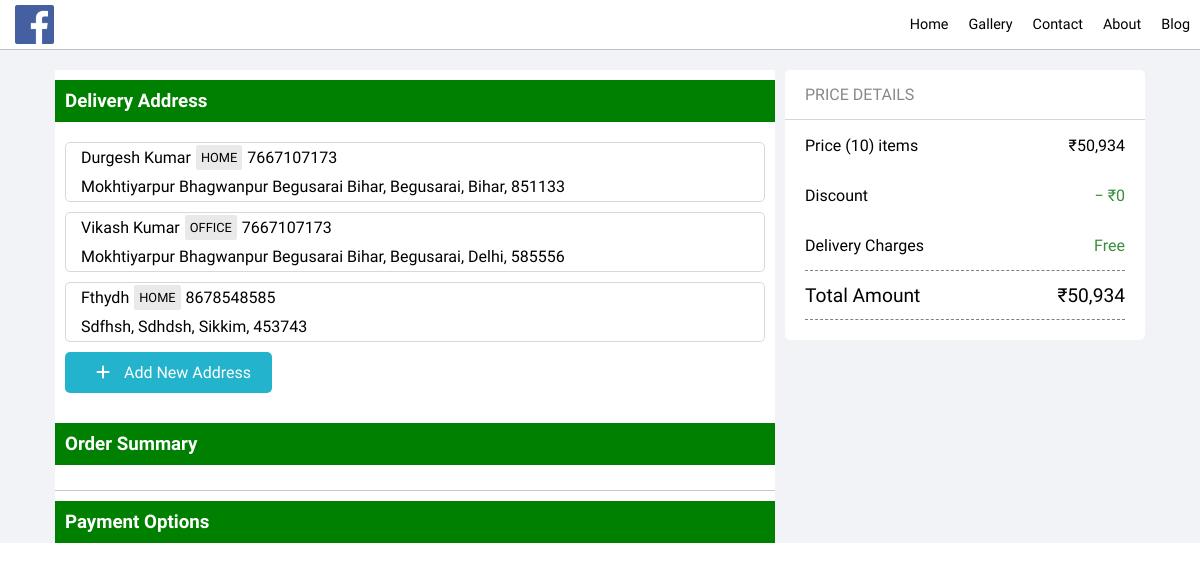
The page /php/cartOrderPage.php (signed in) on the database its author committed.
### tables this page shows
CREATE TABLE `address` (
  `address_id` int(11) NOT NULL,
  `user_id` int(11) NOT NULL,
  `name` varchar(255) NOT NULL,
  `mobile` varchar(10) NOT NULL,
  `pin_code` varchar(11) NOT NULL,
  `locality` text NOT NULL,
  `address` text NOT NULL,
  `city` varchar(255) NOT NULL,
  `state` varchar(255) NOT NULL,
  `country` varchar(255) NOT NULL DEFAULT 'India',
  `address_type` varchar(255) NOT NULL,
  `is_deleted` tinyint(1) NOT NULL DEFAULT 0,
  `timestamp` timestamp NOT NULL DEFAULT current_timestamp()
);

### php/cartOrderPage.php (the view, shortened to what this page needs)
<!DOCTYPE html>
<html lang="en">
<head>
    <link rel="stylesheet" href="../css/style.css">
    <link rel="stylesheet" href="../css/orderPage.css">
</head>
<body>
    <div class="container">
        <div class="header">
            <div class="upper-header">
                <div class="logo-container">
                    <div class="logo">
                        <img src="../img/facebook-icon.png" alt="">
                    </div>
                </div>
                <div class="nav-bar-container">
                    <div class="nav-item">
                        <a href="/e-commerce">Home</a>
                    </div>
                    <div class="nav-item">
                        <a href="#">Gallery</a>
                    </div>
                    <div class="nav-item">
                        <a href="#contact-us">Contact</a>
                    </div>
                    <div class="nav-item">
                        <a href="#">About</a>
                    </div>
                    <div class="nav-item">
                        <a href="#">Blog</a>
                    </div>
                </div>
            </div>
        </div>
        <div class="middle">
            <div class="order-details-page-container">
                <div class="order-details-container">
                    <h3>Delivery Address</h3>
                    <div class="address-container">
                        <?php
                            include("dbconnect/connection.php");
                            $sql="select * from address where user_id={$_SESSION['user_id']} and is_deleted=0";
                            $result=mysqli_query($conn, $sql);
                            if(mysqli_num_rows($result)>0)
                            {
                                echo '
                                    <div class="existing-address-container">
                                ';
                                $count=1;
                                while($row=mysqli_fetch_assoc($result))
                                {
                                    echo '
                                        <div class="existing-address">
                                            <input type="radio" name="address" id="address-id-'.$count.'" value="'.$row['address_id'].'">
                                            <label for="address-id-'.$count.'">
                                                <div class="address-line-1">
                                                    <p class="name">'.ucwords($row['name']).'</p>
                                                    <p class="address-type">'.strtoupper($row['address_type']).'</p>
                                                    <p class="number">'.$row['mobile'].'</p>
                                                </div>
                                                <div class="address-line-2">
                                                    <p class="full-address">'.ucwords($row['address']).', '.ucwords($row['city']).', '.$row['state'].', <span>'.ucwords($row['pin_code']).'</span></p>
                                                </div>
                                            </label>
                                        </div>
                                    ';
                                    $count++;
                                }
                                echo '
                                    <div class="add-new-address-container">
                                        <button id="add-new-address-btn"><i class="fa-solid fa-plus"></i> Add New Address</button>
                                    </div>
                                    </div>
                                ';
                            }
                        ?>
                    </div>
                    <h3>Order Summary</h3>
                    <div class="cart-item">
                    </div>
                    <h3>Payment Options</h3>
                </div>
                <?php
                    $sql="select * from cart where user_id={$_SESSION['user_id']} and is_deleted=0";
                    $result=mysqli_query($conn, $sql);
                    if(mysqli_num_rows($result)>0)
                    {
                        $total_price=0;
                        while($row=mysqli_fetch_assoc($result))
                        {
                            $total_price +=$row['total_price'];
                        }
                    }
                ?>
                <div class="cart-price-details-container">
                    <div class="price-details-heading">
                        Price Details
                    </div>
                    <div class="price-details-info-container">
                        <div class="price-info">
                            <div class="product-count">Price (<?php echo mysqli_num_rows($result); ?>) items</div>
                            <div class="price-ammount">₹<?php echo number_format($total_price) ?></div>
                        </div>
                        <div class="discount-info">
                            <div class="discount-name">Discount</div>
                            <div class="discount-ammount">&minus; ₹0</div>
                        </div>
                        <div class="delivery-info">
                            <div class="delivery-name">Delivery Charges</div>
                            <div class="delivery-ammount">Free</div>
                        </div>
                        <div class="total-price-info">
                            <div class="total-price-name">Total Amount</div>
                            <div class="total-ammount">₹<?php echo number_format($total_price) ?></div>
                        </div>
                    </div>
                </div>
            </div>
        </div>
    </div>
</body>
</html>

### css/style.css (style rules this page uses)
* { margin: 0; padding: 0; box-sizing: border-box; font-family: 'Ubuntu', sans-serif; scroll-behavior: smooth; }
.container { width: 100%; height: auto; display: flex; flex-direction: column; background-color: #f1f3f6; }
.header { width: 100%; height: 100px; min-height: 100px; display: flex; flex-direction: column; }
.upper-header { width: 100%; height: 50%; background-color: rgb(255, 255, 255); border-bottom: 1px solid #c0c0c0; display: flex; flex-direction: row; justify-content: space-between; }
.logo-container { width: 20%; height: 100%; color: #fff; display: flex; flex-direction: row; justify-content: flex-start; align-items: center; padding-left: 10px; }
.logo { width: auto; height: 100%; padding: 5px; }
.logo img { width: auto; height: 100%; }
.nav-bar-container { width: fit-content; height: 100%; display: flex; flex-direction: row; justify-content: right; align-items: center; }
.nav-item { width: auto; height: 100%; display: flex; flex-direction: row; justify-content: center; align-items: center; }
.nav-item a { width: 100%; height: 100%; padding: 10px; color: #000000; display: flex; flex-direction: row; justify-content: center; align-items: center; text-decoration: none; font-size: 0.9rem; font-weight: 400; }
.middle { width: 100%; height: auto; }
.cart-item { width: 100%; height: auto; background-color: #ffffff; margin: 5px 0; padding: 10px; display: flex; flex-direction: column; border-bottom: 1px solid #c7c7c7; }
.cart-price-details-container { width: 30%; height: fit-content; background-color: #ffffff; display: flex; flex-direction: column; margin-left: 10px; margin-top: 20px; padding-bottom: 20px; position: sticky; top: 0; border-radius: 5px; }
.price-details-heading { width: 100%; height: 50px; color: #888888; display: flex; justify-content: left; align-items: center; padding-left: 20px; text-transform: uppercase; font-weight: 500; border-bottom: 1px solid #d6d6d6; }
.price-details-info-container { width: 100%; height: auto; display: flex; flex-direction: column; padding: 0 20px; }
.price-info, .discount-info, .delivery-info, .total-price-info { width: 100%; height: 50px; min-height: 50px; display: flex; justify-content: space-between; align-items: center; }
.discount-ammount { color: #388e3c; }
.delivery-ammount { color: #388e3c; }
.total-price-info { border-top: 1px dashed gray; border-bottom: 1px dashed gray; }
.total-price-name, .total-ammount { font-size: 1.2rem; font-weight: 500; }

### css/orderPage.css (style rules this page uses)
* { margin: 0; padding: 0; box-sizing: border-box; font-family: 'Ubuntu', sans-serif; scroll-behavior: smooth; }
.order-details-page-container { width: 100%; height: auto; display: flex; justify-content: center; margin-top: -50px; padding-top: 20px; }
.order-details-container { width: 60%; height: 100%; background-color: #ffffff; }
.address-container { width: 100%; height: auto; display: flex; flex-direction: column; padding: 10px; }
.order-details-container h3 { width: 100%; height: auto; background-color: green; color: #fff; padding: 10px 10px; margin-top: 10px; }
.existing-address-container { width: 100%; height: auto; display: flex; flex-direction: column; }
.existing-address { width: 100%; height: auto; display: flex; flex-direction: row; border: 1px solid rgb(216, 216, 216); border-radius: 5px; margin-top: 10px; }
.existing-address label { width: 100%; height: auto; display: flex; flex-direction: column; cursor: pointer; padding: 0 10px; user-select: none ; }
.address-line-1, .address-line-2 { width: 100%; height: auto; display: flex; flex-direction: row; align-items: center; }
.address-line-1 p, .address-line-2 p { padding: 5px; }
.address-line-1 .address-type { width: auto; height: fit-content; background-color: #e9e9e9; border-radius: 2px; font-size: 0.8rem; display: flex; justify-content: center; align-items: center; }
.address-line-2 .full-address span { font-weight: 500; }
.add-new-address-container { padding: 10px 0; }
#add-new-address-btn { padding: 10px 20px; border: 1px solid transparent; border-radius: 5px; font-size: 1rem; color: #ffffff; background-color: #23b3cc; cursor: pointer; }
.fa-plus { padding: 0 10px; }
.cart-price-details-container { width: 30%; height: fit-content; background-color: #ffffff; display: flex; flex-direction: column; margin-left: 10px; margin-top: 0px; padding-bottom: 20px; position: sticky; top: 0; border-radius: 5px; }

### rows shown on the page
address: name "Durgesh Kumar", address_type "HOME", mobile "7667107173", address "Mokhtiyarpur Bhagwanpur Begusarai Bihar", city "Begusarai", state "Bihar", pin_code "851133"
address: name "Vikash Kumar", address_type "OFFICE", mobile "7667107173", address "Mokhtiyarpur Bhagwanpur Begusarai Bihar", city "Begusarai", state "Delhi", pin_code "585556"
address: name "Fthydh", address_type "HOME", mobile "8678548585", address "Sdfhsh", city "Sdhdsh", state "Sikkim", pin_code "453743"

### other values the page prints
mysqli_num_rows($result) "10"
$total_price "50,934"
